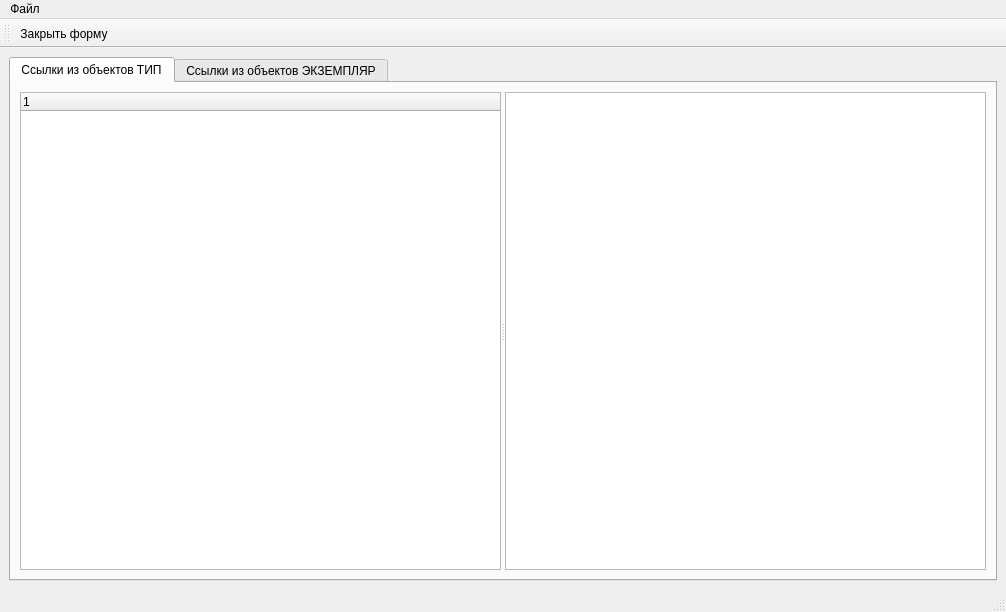
<ui version="4.0" >
 <class>LinksExplorer</class>
 <widget class="QMainWindow" name="LinksExplorer" >
  <property name="geometry" >
   <rect>
    <x>0</x>
    <y>0</y>
    <width>1006</width>
    <height>612</height>
   </rect>
  </property>
  <property name="windowTitle" >
   <string>Ссылки из других объектоа системы</string>
  </property>
  <widget class="QWidget" name="centralwidget" >
   <layout class="QGridLayout" name="gridLayout" >
    <item row="0" column="0" >
     <widget class="QTabWidget" name="tabWidget_Prg" >
      <property name="currentIndex" >
       <number>0</number>
      </property>
      <widget class="QWidget" name="tab_Hypotesis" >
       <attribute name="title" >
        <string>Ссылки из объектов ТИП</string>
       </attribute>
       <layout class="QGridLayout" name="gridLayout_2" >
        <item row="0" column="0" >
         <widget class="QSplitter" name="splitter_2" >
          <property name="orientation" >
           <enum>Qt::Horizontal</enum>
          </property>
          <widget class="QEidosTreeWidget" name="HEidosTreeWidget" >
           <column>
            <property name="text" >
             <string>1</string>
            </property>
           </column>
          </widget>
          <widget class="QTableView" name="tableView_Hyp" />
         </widget>
        </item>
       </layout>
      </widget>
      <widget class="QWidget" name="tab_Pragma" >
       <attribute name="title" >
        <string>Ссылки из объектов ЭКЗЕМПЛЯР</string>
       </attribute>
       <layout class="QGridLayout" name="gridLayout_3" >
        <item row="0" column="0" >
         <widget class="QSplitter" name="splitter" >
          <property name="orientation" >
           <enum>Qt::Horizontal</enum>
          </property>
          <widget class="QEidosTreeWidget" name="PEidosTreeWidget" >
           <column>
            <property name="text" >
             <string>1</string>
            </property>
           </column>
          </widget>
          <widget class="QTableView" name="tableView_Pragma" />
         </widget>
        </item>
       </layout>
      </widget>
     </widget>
    </item>
   </layout>
  </widget>
  <widget class="QMenuBar" name="menubar" >
   <property name="geometry" >
    <rect>
     <x>0</x>
     <y>0</y>
     <width>1006</width>
     <height>28</height>
    </rect>
   </property>
   <widget class="QMenu" name="menu" >
    <property name="title" >
     <string>Файл</string>
    </property>
    <addaction name="action_close" />
   </widget>
   <addaction name="menu" />
  </widget>
  <widget class="QStatusBar" name="statusbar" />
  <widget class="QToolBar" name="toolBar" >
   <property name="windowTitle" >
    <string>toolBar</string>
   </property>
   <attribute name="toolBarArea" >
    <enum>TopToolBarArea</enum>
   </attribute>
   <attribute name="toolBarBreak" >
    <bool>false</bool>
   </attribute>
   <addaction name="action_close" />
  </widget>
  <action name="action_close" >
   <property name="icon" >
    <iconset resource="../images/resources.qrc" >
     <normaloff>:/PICS/exit.png</normaloff>:/PICS/exit.png</iconset>
   </property>
   <property name="text" >
    <string>Закрыть форму</string>
   </property>
  </action>
 </widget>
 <customwidgets>
  <customwidget>
   <class>QEidosTreeWidget</class>
   <extends>QTreeWidget</extends>
   <header>qeidostreewidget.h</header>
  </customwidget>
 </customwidgets>
 <resources>
  <include location="../images/resources.qrc" />
 </resources>
 <connections>
  <connection>
   <sender>action_close</sender>
   <signal>activated()</signal>
   <receiver>LinksExplorer</receiver>
   <slot>close()</slot>
   <hints>
    <hint type="sourcelabel" >
     <x>-1</x>
     <y>-1</y>
    </hint>
    <hint type="destinationlabel" >
     <x>502</x>
     <y>305</y>
    </hint>
   </hints>
  </connection>
 </connections>
</ui>
